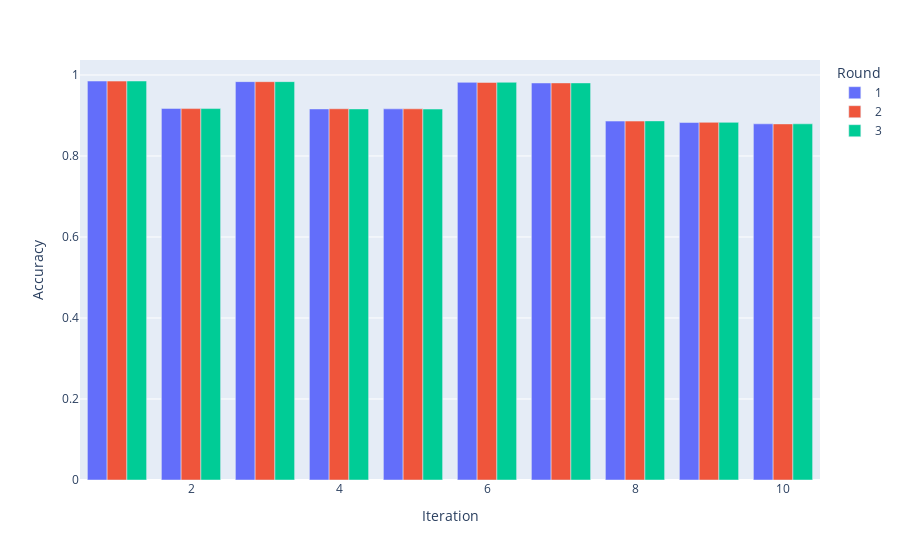

Notebook source saved alongside this figure:
### Code cell
parent_folder = "models/alexnet/fed/test-1-prune-by-latency"

client_1_data = pd.read_csv(os.path.join(parent_folder,"client_1","logs.txt"))
agg_1 = client_1_data.groupby("Iteration").agg(mean_acc = ("Accuracy", np.mean), max_acc = ("Accuracy", np.amax))

iteration = np.asarray(agg_1.index.tolist())
width = 0.4
plt.bar(iteration-0.2, agg_1["mean_acc"], width, label="Avg Acc")
plt.bar(iteration+0.2, agg_1["max_acc"], width, label="Max Acc")
plt.plot(latency_best_models["Iteration"] + 1, latency_best_models["Accuracy"] / 100, label="Server Accuracy")
plt.xticks(iteration)
plt.ylim(0.8,1)
plt.legend()
plt.title("Iteration Accuracies of Client 1")
plt.show()



agg_2 = client_1_data.groupby(["Iteration", "Round"]).mean().reset_index()
agg_2["Round"] = agg_2["Round"].astype("category")

fig = px.bar(agg_2, x="Iteration", y="Accuracy", color="Round", barmode="group")
fig.show()


# parent_folder = "models/alexnet/fed/test-1-prune-by-latency"

# client_2_data = pd.read_csv(os.path.join(parent_folder,"client_2","logs.txt"))
# agg_2 = client_2_data.groupby("Iteration").agg(mean_acc = ("Accuracy", np.mean), max_acc = ("Accuracy", np.amax))

# iteration = np.asarray(agg_2.index.tolist())
# width = 0.4
# plt.bar(iteration-0.2, agg_2["mean_acc"], width, label="Avg Acc")
# plt.bar(iteration+0.2, agg_2["max_acc"], width, label="Max Acc")
# plt.plot(latency_best_models["Iteration"] + 1, latency_best_models["Accuracy"] / 100, label="Server Accuracy")
# plt.xticks(iteration)
# plt.ylim(0.8,1)
# plt.legend()
# plt.title("Iteration Accuracies of Client 2")
# plt.show()

### Figure 1 — Plotly figure (JSON) as saved in the notebook; plotly's stock layout.template omitted (floating-point values rounded to 4 significant figures)
{"data": [{"alignmentgroup": "True", "hovertemplate": "Round=1<br>Iteration=%{x}<br>Accuracy=%{y}<extra></extra>", "legendgroup": "1", "marker": {"color": "#636efa", "pattern": {"shape": ""}}, "name": "1", "offsetgroup": "1", "orientation": "v", "showlegend": true, "textposition": "auto", "type": "bar", "x": [1, 2, 3, 4, 5, 6, 7, 8, 9, 10], "xaxis": "x", "y": [0.985, 0.9175, 0.9836, 0.9162, 0.9163, 0.9818, 0.9803, 0.8862, 0.8826, 0.8794], "yaxis": "y"}, {"alignmentgroup": "True", "hovertemplate": "Round=2<br>Iteration=%{x}<br>Accuracy=%{y}<extra></extra>", "legendgroup": "2", "marker": {"color": "#EF553B", "pattern": {"shape": ""}}, "name": "2", "offsetgroup": "2", "orientation": "v", "showlegend": true, "textposition": "auto", "type": "bar", "x": [1, 2, 3, 4, 5, 6, 7, 8, 9, 10], "xaxis": "x", "y": [0.9849, 0.917, 0.9835, 0.9166, 0.9165, 0.9816, 0.9804, 0.8862, 0.8831, 0.8792], "yaxis": "y"}, {"alignmentgroup": "True", "hovertemplate": "Round=3<br>Iteration=%{x}<br>Accuracy=%{y}<extra></extra>", "legendgroup": "3", "marker": {"color": "#00cc96", "pattern": {"shape": ""}}, "name": "3", "offsetgroup": "3", "orientation": "v", "showlegend": true, "textposition": "auto", "type": "bar", "x": [1, 2, 3, 4, 5, 6, 7, 8, 9, 10], "xaxis": "x", "y": [0.9852, 0.9171, 0.9836, 0.9162, 0.9159, 0.982, 0.9804, 0.8867, 0.883, 0.8794], "yaxis": "y"}], "layout": {"barmode": "group", "legend": {"title": {"text": "Round"}, "tracegroupgap": 0}, "margin": {"t": 60}, "xaxis": {"anchor": "y", "domain": [0, 1], "title": {"text": "Iteration"}}, "yaxis": {"anchor": "x", "domain": [0, 1], "title": {"text": "Accuracy"}}}}
